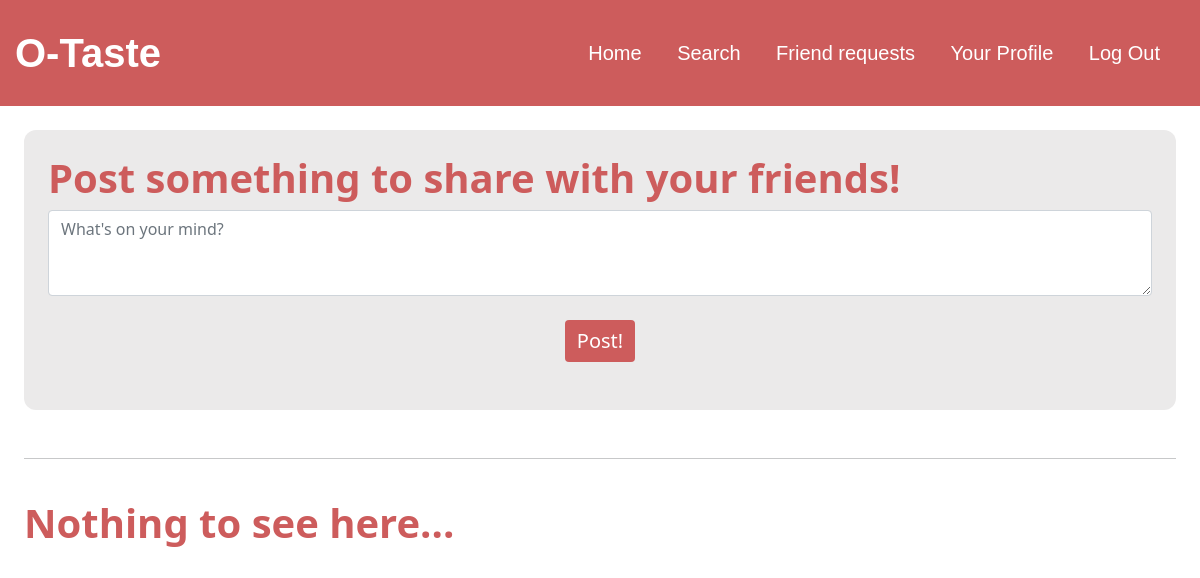
Before: / (signed in) with the older database file.
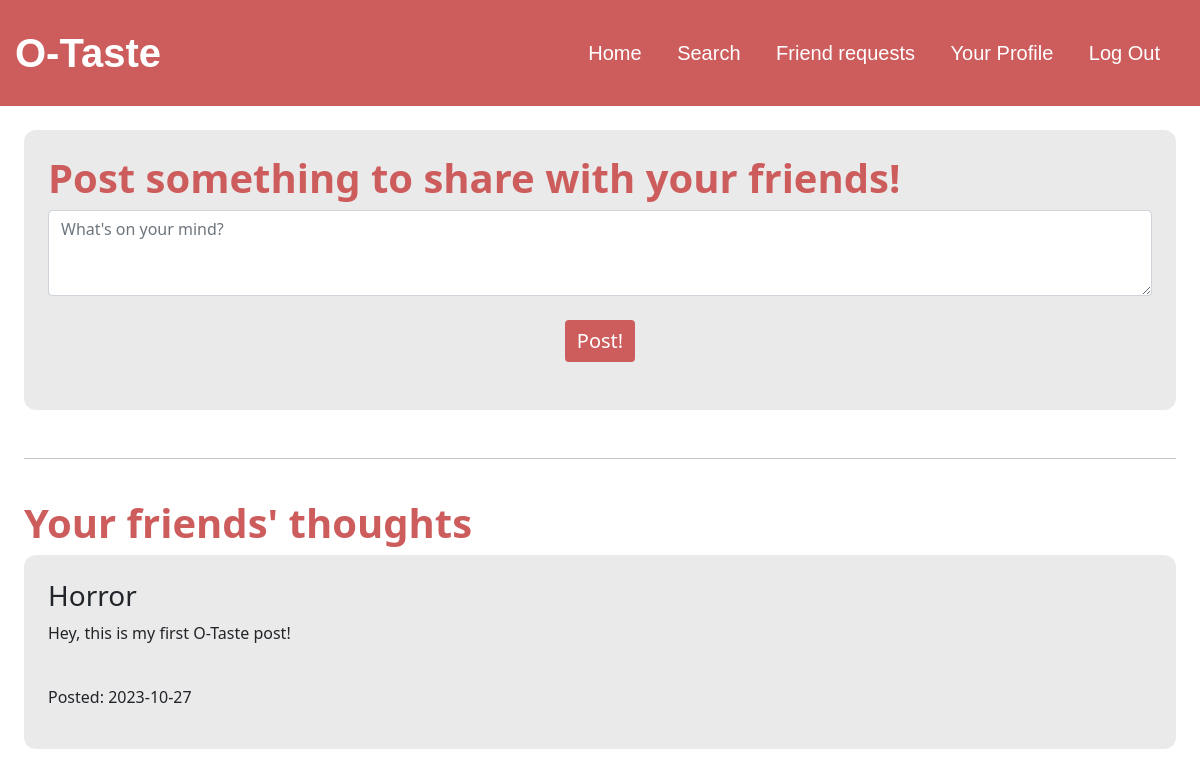
After: the same page with the newer database file.
### tables this page shows
CREATE TABLE posts (id integer primary key autoincrement not null, userId integer not null, message text(1000) not null, date text not null, time text not null, foreign key(userId) references users(id));

CREATE TABLE users (id INTEGER PRIMARY KEY AUTOINCREMENT NOT NULL, username TEXT NOT NULL, hash TEXT NOT NULL, birthday text not null, gender text not null, email text not null);

### app.py (the view)
@app.route("/")
@login_required
def index():
    try:
        posts = db.execute("select p.message, p.date, u.username, u.id from posts p join users u on u.id = p.userId where u.id = ? or u.id in (select c.connectionId from connections c where c.userId = ?) order by p.date desc, p.time desc", session["user_id"], session["user_id"])
        return render_template("index.html", posts=posts), 200
    except Exception:
        return render_template("apology.html"), 400

### app.py (called while the page is built)
@app.after_request
def after_request(response):
    response.headers["Cache-Control"] = "no-cache, no-store, must-revalidate"
    response.headers["Expires"] = 0
    response.headers["Pragma"] = "no-cache"
    return response

### helpers.py (called while the page is built)
def login_required(f):
    @wraps(f)
    def decorated_function(*args, **kwargs):
        if session.get("user_id") is None:
            return redirect("/login")
        return f(*args, **kwargs)
    return decorated_function

### templates/index.html (shortened to what this page needs)
{% extends "layout.html" %}
{% block main %}
    <div class="mx-4 my-4">
        <section class="background px-4 py-4 mb-2">
            <form action="/post" method="post">
                <h1 class="title">Post something to share with your friends!</h1>
                <div class="mb-4 mr-2">
                    <textarea class="form-control" name="post" placeholder="What's on your mind?" rows="3" required></textarea>
                </div>
                <div class="mb-4 text-center">
                    <button class="btn btn-primary" type="submit" style="background-color: indianred; border:none; font-size: 20px;">Post!</button>
                </div>
            </form>
        </section>
        <br>
        <hr>
        <br>
        <section>
            {% if posts %}
                <h1 class="title">Your friends' thoughts</h1>
                {% for post in posts%}
                    <div class="background px-4 py-4 mb-2">
                        <h3>{{ post.username }}</h3>
                        <p>{{ post.message }}</p>
                        <br>
                        <p>Posted: {{ post.date }}</p>
                    </div>
                {% endfor %}
            {% else %}
                <h1 class="title">Nothing to see here...</h1>
            {% endif %}
        </section>
    </div>
{% endblock %}

### templates/layout.html (shortened to what this page needs)
<!DOCTYPE html>
<html lang="en">
    <head>
        <link href="https://cdn.jsdelivr.net/npm/bootstrap@5.1.3/dist/css/bootstrap.min.css" rel="stylesheet">
        <link href="/static/styles.css" rel="stylesheet">
    </head>
    <body>
        <nav class="navbar">
            <label>O-Taste</label>
            {% if session["user_id"] %}
                <ul>
                    <li><a href="/">Home</a></li>
                    <li><a href="/search">Search</a></li>
                    <li><a href="/requests">Friend requests</a></li>
                    <li><a href="/profile">Your Profile</a></li>
                    <li><a href="/logout">Log Out</a></li>
                </ul>
            {% else %}
                <ul>
                    <li><a href="/login">Login</a></li>
                    <li><a href="/register">Register</a></li>
                </ul>
            {% endif %}
        </nav>
        {% block main %}{% endblock %}
    </body>
</html>

### static/styles.css (style rules this page uses)
.navbar { overflow: hidden; background-color: indianred; font-family: Arial, Helvetica, sans-serif; padding-right: 25px; }
.navbar label { color: white; font-size: 40px; font-weight: bold; padding: 15px; }
.navbar ul { list-style-type: none; font-size: 20px; padding: 0px; margin: 0px; }
.navbar ul li { display: inline-block; line-height: 80px; margin: 0%; padding: 0%; }
.navbar a { color: white; text-decoration: none; padding: 15px; text-align: center; height: 80px; width: 100%; }
.background { background-color: rgb(235, 234, 234); border-radius: 12px; }
.title { color: indianred; font-weight: bold; }

Changed rows visible on the page:
added posts: username "Horror", message "Hey, this is my first O-Taste post!", date "2023-10-27"
Other visible differences:
text no longer shown: "Nothing to see here..."
text now shown: "Your friends' thoughts"
